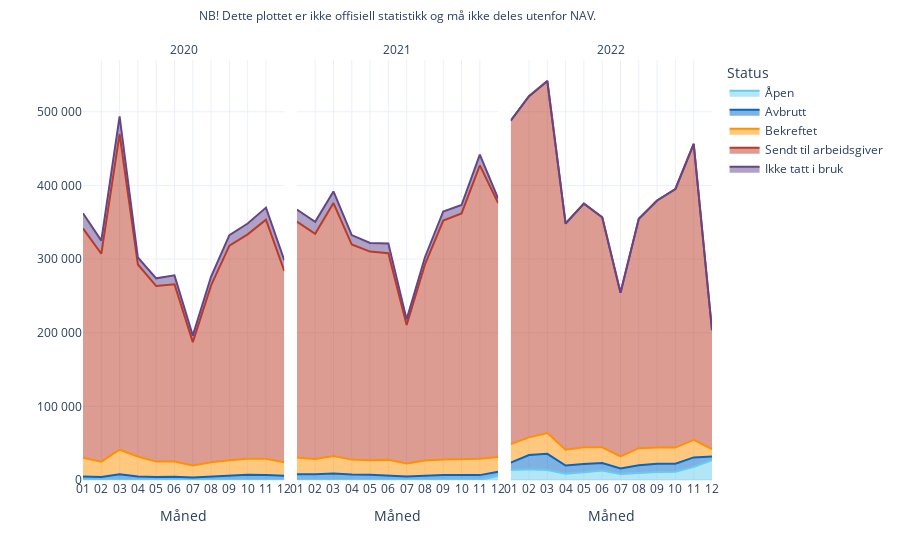

Write notebook code for a chart like this one.
### Code cell
fig_status_sykmelding

### Figure 1 — Plotly figure (JSON) as saved in the notebook; plotly's stock layout.template omitted (floating-point values rounded to 4 significant figures)
{"data": [{"fillpattern": {"shape": ""}, "hovertemplate": "<b>%{hovertext}</b> <br />Måned: %{x}<br />Antall: %{y:, f}<extra></extra>", "hovertext": ["2020", "2020", "2020", "2020", "2020", "2020", "2020", "2020", "2020", "2020", "2020", "2020"], "legendgroup": "Åpen", "line": {"color": "#66CBEC"}, "marker": {"symbol": "circle"}, "mode": "lines", "name": "Åpen", "orientation": "v", "showlegend": true, "stackgroup": "1", "type": "scatter", "x": ["01", "02", "03", "04", "05", "06", "07", "08", "09", "10", "11", "12"], "xaxis": "x", "y": [0, 0, 0, 0, 0, 0, 0, 0, 0, 0, 0, 0], "yaxis": "y"}, {"fillpattern": {"shape": ""}, "hovertemplate": "<b>%{hovertext}</b> <br />Måned: %{x}<br />Antall: %{y:, f}<extra></extra>", "hovertext": ["2021", "2021", "2021", "2021", "2021", "2021", "2021", "2021", "2021", "2021", "2021", "2021"], "legendgroup": "Åpen", "line": {"color": "#66CBEC"}, "marker": {"symbol": "circle"}, "mode": "lines", "name": "Åpen", "orientation": "v", "showlegend": false, "stackgroup": "1", "type": "scatter", "x": ["01", "02", "03", "04", "05", "06", "07", "08", "09", "10", "11", "12"], "xaxis": "x2", "y": [0, 0, 0, 0, 0, 0, 0, 0, 0, 0, 0, 5419], "yaxis": "y2"}, {"fillpattern": {"shape": ""}, "hovertemplate": "<b>%{hovertext}</b> <br />Måned: %{x}<br />Antall: %{y:, f}<extra></extra>", "hovertext": ["2022", "2022", "2022", "2022", "2022", "2022", "2022", "2022", "2022", "2022", "2022", "2022"], "legendgroup": "Åpen", "line": {"color": "#66CBEC"}, "marker": {"symbol": "circle"}, "mode": "lines", "name": "Åpen", "orientation": "v", "showlegend": false, "stackgroup": "1", "type": "scatter", "x": ["01", "02", "03", "04", "05", "06", "07", "08", "09", "10", "11", "12"], "xaxis": "x3", "y": [13747, 14710, 13675, 8508, 10378, 13036, 8262, 9825, 11019, 11124, 18093, 26801], "yaxis": "y3"}, {"fillpattern": {"shape": ""}, "hovertemplate": "<b>%{hovertext}</b> <br />Måned: %{x}<br />Antall: %{y:, f}<extra></extra>", "hovertext": ["2020", "2020", "2020", "2020", "2020", "2020", "2020", "2020", "2020", "2020", "2020", "2020"], "legendgroup": "Avbrutt", "line": {"color": "#0067C5"}, "marker": {"symbol": "circle"}, "mode": "lines", "name": "Avbrutt", "orientation": "v", "showlegend": true, "stackgroup": "1", "type": "scatter", "x": ["01", "02", "03", "04", "05", "06", "07", "08", "09", "10", "11", "12"], "xaxis": "x", "y": [4687, 4227, 7897, 4840, 4141, 4478, 3247, 4373, 5768, 7048, 6691, 5857], "yaxis": "y"}, {"fillpattern": {"shape": ""}, "hovertemplate": "<b>%{hovertext}</b> <br />Måned: %{x}<br />Antall: %{y:, f}<extra></extra>", "hovertext": ["2021", "2021", "2021", "2021", "2021", "2021", "2021", "2021", "2021", "2021", "2021", "2021"], "legendgroup": "Avbrutt", "line": {"color": "#0067C5"}, "marker": {"symbol": "circle"}, "mode": "lines", "name": "Avbrutt", "orientation": "v", "showlegend": false, "stackgroup": "1", "type": "scatter", "x": ["01", "02", "03", "04", "05", "06", "07", "08", "09", "10", "11", "12"], "xaxis": "x2", "y": [7780, 7744, 8841, 7370, 7265, 6167, 4866, 5862, 6922, 6777, 6642, 5904], "yaxis": "y2"}, {"fillpattern": {"shape": ""}, "hovertemplate": "<b>%{hovertext}</b> <br />Måned: %{x}<br />Antall: %{y:, f}<extra></extra>", "hovertext": ["2022", "2022", "2022", "2022", "2022", "2022", "2022", "2022", "2022", "2022", "2022", "2022"], "legendgroup": "Avbrutt", "line": {"color": "#0067C5"}, "marker": {"symbol": "circle"}, "mode": "lines", "name": "Avbrutt", "orientation": "v", "showlegend": false, "stackgroup": "1", "type": "scatter", "x": ["01", "02", "03", "04", "05", "06", "07", "08", "09", "10", "11", "12"], "xaxis": "x3", "y": [9821, 19086, 21913, 11154, 11313, 9963, 7323, 10291, 11025, 10942, 12570, 5168], "yaxis": "y3"}, {"fillpattern": {"shape": ""}, "hovertemplate": "<b>%{hovertext}</b> <br />Måned: %{x}<br />Antall: %{y:, f}<extra></extra>", "hovertext": ["2020", "2020", "2020", "2020", "2020", "2020", "2020", "2020", "2020", "2020", "2020", "2020"], "legendgroup": "Bekreftet", "line": {"color": "#FF9100"}, "marker": {"symbol": "circle"}, "mode": "lines", "name": "Bekreftet", "orientation": "v", "showlegend": true, "stackgroup": "1", "type": "scatter", "x": ["01", "02", "03", "04", "05", "06", "07", "08", "09", "10", "11", "12"], "xaxis": "x", "y": [25704, 20635, 33261, 27047, 20840, 20549, 16522, 19704, 20966, 21888, 22138, 18263], "yaxis": "y"}, {"fillpattern": {"shape": ""}, "hovertemplate": "<b>%{hovertext}</b> <br />Måned: %{x}<br />Antall: %{y:, f}<extra></extra>", "hovertext": ["2021", "2021", "2021", "2021", "2021", "2021", "2021", "2021", "2021", "2021", "2021", "2021"], "legendgroup": "Bekreftet", "line": {"color": "#FF9100"}, "marker": {"symbol": "circle"}, "mode": "lines", "name": "Bekreftet", "orientation": "v", "showlegend": false, "stackgroup": "1", "type": "scatter", "x": ["01", "02", "03", "04", "05", "06", "07", "08", "09", "10", "11", "12"], "xaxis": "x2", "y": [22928, 20619, 23644, 20303, 19659, 21304, 17471, 20534, 21072, 21263, 22243, 19852], "yaxis": "y2"}, {"fillpattern": {"shape": ""}, "hovertemplate": "<b>%{hovertext}</b> <br />Måned: %{x}<br />Antall: %{y:, f}<extra></extra>", "hovertext": ["2022", "2022", "2022", "2022", "2022", "2022", "2022", "2022", "2022", "2022", "2022", "2022"], "legendgroup": "Bekreftet", "line": {"color": "#FF9100"}, "marker": {"symbol": "circle"}, "mode": "lines", "name": "Bekreftet", "orientation": "v", "showlegend": false, "stackgroup": "1", "type": "scatter", "x": ["01", "02", "03", "04", "05", "06", "07", "08", "09", "10", "11", "12"], "xaxis": "x3", "y": [25189, 24126, 28100, 21358, 22630, 21304, 16589, 23053, 22009, 21919, 23839, 9914], "yaxis": "y3"}, {"fillpattern": {"shape": ""}, "hovertemplate": "<b>%{hovertext}</b> <br />Måned: %{x}<br />Antall: %{y:, f}<extra></extra>", "hovertext": ["2020", "2020", "2020", "2020", "2020", "2020", "2020", "2020", "2020", "2020", "2020", "2020"], "legendgroup": "Sendt til arbeidsgiver", "line": {"color": "#BA3A26"}, "marker": {"symbol": "circle"}, "mode": "lines", "name": "Sendt til arbeidsgiver", "orientation": "v", "showlegend": true, "stackgroup": "1", "type": "scatter", "x": ["01", "02", "03", "04", "05", "06", "07", "08", "09", "10", "11", "12"], "xaxis": "x", "y": [311179, 282315, 428632, 260790, 238411, 240729, 167445, 240167, 291575, 304637, 324624, 259689], "yaxis": "y"}, {"fillpattern": {"shape": ""}, "hovertemplate": "<b>%{hovertext}</b> <br />Måned: %{x}<br />Antall: %{y:, f}<extra></extra>", "hovertext": ["2021", "2021", "2021", "2021", "2021", "2021", "2021", "2021", "2021", "2021", "2021", "2021"], "legendgroup": "Sendt til arbeidsgiver", "line": {"color": "#BA3A26"}, "marker": {"symbol": "circle"}, "mode": "lines", "name": "Sendt til arbeidsgiver", "orientation": "v", "showlegend": false, "stackgroup": "1", "type": "scatter", "x": ["01", "02", "03", "04", "05", "06", "07", "08", "09", "10", "11", "12"], "xaxis": "x2", "y": [320039, 305972, 343541, 292056, 283206, 280427, 188020, 266399, 324286, 333951, 398328, 344871], "yaxis": "y2"}, {"fillpattern": {"shape": ""}, "hovertemplate": "<b>%{hovertext}</b> <br />Måned: %{x}<br />Antall: %{y:, f}<extra></extra>", "hovertext": ["2022", "2022", "2022", "2022", "2022", "2022", "2022", "2022", "2022", "2022", "2022", "2022"], "legendgroup": "Sendt til arbeidsgiver", "line": {"color": "#BA3A26"}, "marker": {"symbol": "circle"}, "mode": "lines", "name": "Sendt til arbeidsgiver", "orientation": "v", "showlegend": false, "stackgroup": "1", "type": "scatter", "x": ["01", "02", "03", "04", "05", "06", "07", "08", "09", "10", "11", "12"], "xaxis": "x3", "y": [439140, 463222, 478101, 307219, 330943, 312456, 222216, 311493, 335439, 351173, 401973, 161546], "yaxis": "y3"}, {"fillpattern": {"shape": ""}, "hovertemplate": "<b>%{hovertext}</b> <br />Måned: %{x}<br />Antall: %{y:, f}<extra></extra>", "hovertext": ["2020", "2020", "2020", "2020", "2020", "2020", "2020", "2020", "2020", "2020", "2020", "2020"], "legendgroup": "Ikke tatt i bruk", "line": {"color": "#634689"}, "marker": {"symbol": "circle"}, "mode": "lines", "name": "Ikke tatt i bruk", "orientation": "v", "showlegend": true, "stackgroup": "1", "type": "scatter", "x": ["01", "02", "03", "04", "05", "06", "07", "08", "09", "10", "11", "12"], "xaxis": "x", "y": [20740, 17886, 23871, 9419, 10427, 12111, 8822, 12068, 14223, 14750, 16427, 14527], "yaxis": "y"}, {"fillpattern": {"shape": ""}, "hovertemplate": "<b>%{hovertext}</b> <br />Måned: %{x}<br />Antall: %{y:, f}<extra></extra>", "hovertext": ["2021", "2021", "2021", "2021", "2021", "2021", "2021", "2021", "2021", "2021", "2021", "2021"], "legendgroup": "Ikke tatt i bruk", "line": {"color": "#634689"}, "marker": {"symbol": "circle"}, "mode": "lines", "name": "Ikke tatt i bruk", "orientation": "v", "showlegend": false, "stackgroup": "1", "type": "scatter", "x": ["01", "02", "03", "04", "05", "06", "07", "08", "09", "10", "11", "12"], "xaxis": "x2", "y": [16535, 16159, 15817, 12817, 11800, 13238, 7732, 9698, 12390, 11354, 14605, 5993], "yaxis": "y2"}, {"fillpattern": {"shape": ""}, "hovertemplate": "<b>%{hovertext}</b> <br />Måned: %{x}<br />Antall: %{y:, f}<extra></extra>", "hovertext": ["2022", "2022", "2022", "2022", "2022", "2022", "2022", "2022", "2022", "2022", "2022", "2022"], "legendgroup": "Ikke tatt i bruk", "line": {"color": "#634689"}, "marker": {"symbol": "circle"}, "mode": "lines", "name": "Ikke tatt i bruk", "orientation": "v", "showlegend": false, "stackgroup": "1", "type": "scatter", "x": ["01", "02", "03", "04", "05", "06", "07", "08", "09", "10", "11", "12"], "xaxis": "x3", "y": [0, 0, 0, 0, 0, 0, 0, 0, 0, 0, 0, 0], "yaxis": "y3"}], "layout": {"annotations": [{"showarrow": false, "text": "2020", "x": 0.16, "xanchor": "center", "xref": "paper", "y": 1, "yanchor": "bottom", "yref": "paper"}, {"showarrow": false, "text": "2021", "x": 0.5, "xanchor": "center", "xref": "paper", "y": 1, "yanchor": "bottom", "yref": "paper"}, {"showarrow": false, "text": "2022", "x": 0.84, "xanchor": "center", "xref": "paper", "y": 1, "yanchor": "bottom", "yref": "paper"}, {"align": "center", "font": {"size": 12}, "showarrow": false, "text": "NB! Dette plottet er ikke offisiell statistikk og må ikke deles utenfor NAV.", "x": 0.5, "xref": "paper", "y": 1.13, "yref": "paper"}], "autosize": true, "hovermode": "x unified", "legend": {"title": {"text": "Status"}, "tracegroupgap": 0}, "margin": {"t": 60}, "separators": ", ", "xaxis": {"anchor": "y", "autorange": true, "categoryarray": ["01", "02", "03", "04", "05", "06", "07", "08", "09", "10", "11", "12"], "categoryorder": "array", "domain": [0, 0.32], "range": [0, 11], "title": {"text": "Måned"}, "type": "category"}, "xaxis2": {"anchor": "y2", "autorange": true, "categoryarray": ["01", "02", "03", "04", "05", "06", "07", "08", "09", "10", "11", "12"], "categoryorder": "array", "domain": [0.34, 0.66], "matches": "x", "range": [0, 11], "title": {"text": "Måned"}, "type": "category"}, "xaxis3": {"anchor": "y3", "autorange": true, "categoryarray": ["01", "02", "03", "04", "05", "06", "07", "08", "09", "10", "11", "12"], "categoryorder": "array", "domain": [0.68, 1.0], "matches": "x", "range": [0, 11], "title": {"text": "Måned"}, "type": "category"}, "yaxis": {"anchor": "x", "autorange": true, "domain": [0, 1], "range": [0, 570300.0], "tickformat": ",d", "title": {"text": ""}, "type": "linear"}, "yaxis2": {"anchor": "x2", "autorange": true, "domain": [0, 1], "matches": "y", "range": [0, 570300.0], "showticklabels": false, "type": "linear"}, "yaxis3": {"anchor": "x3", "autorange": true, "domain": [0, 1], "matches": "y", "range": [0, 570300.0], "showticklabels": false, "type": "linear"}}}
